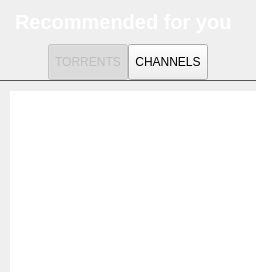
        <widget class="HomePage" name="home_page">
         <layout class="QVBoxLayout" name="verticalLayout">
          <property name="spacing">
           <number>0</number>
          </property>
          <property name="leftMargin">
           <number>0</number>
          </property>
          <property name="topMargin">
           <number>0</number>
          </property>
          <property name="rightMargin">
           <number>0</number>
          </property>
          <property name="bottomMargin">
           <number>0</number>
          </property>
          <item>
           <widget class="QLabel" name="home_recommended_label">
            <property name="styleSheet">
             <string notr="true">color: white;
font-weight: bold;
font-size: 20px;
margin: 10px;</string>
            </property>
            <property name="text">
             <string>Recommended for you</string>
            </property>
           </widget>
          </item>
          <item>
           <widget class="TabButtonPanel" name="home_tab" native="true">
            <layout class="QHBoxLayout" name="horizontalLayout_5">
             <property name="spacing">
              <number>0</number>
             </property>
             <property name="leftMargin">
              <number>0</number>
             </property>
             <property name="topMargin">
              <number>0</number>
             </property>
             <property name="rightMargin">
              <number>0</number>
             </property>
             <property name="bottomMargin">
              <number>0</number>
             </property>
             <item>
              <spacer name="horizontalSpacer_27">
               <property name="orientation">
                <enum>Qt::Horizontal</enum>
               </property>
               <property name="sizeHint" stdset="0">
                <size>
                 <width>40</width>
                 <height>20</height>
                </size>
               </property>
              </spacer>
             </item>
             <item>
              <widget class="UnderlineTabButton" name="home_tab_torrents_button">
               <property name="enabled">
                <bool>false</bool>
               </property>
               <property name="sizePolicy">
                <sizepolicy hsizetype="Minimum" vsizetype="Fixed">
                 <horstretch>0</horstretch>
                 <verstretch>0</verstretch>
                </sizepolicy>
               </property>
               <property name="minimumSize">
                <size>
                 <width>0</width>
                 <height>36</height>
                </size>
               </property>
               <property name="maximumSize">
                <size>
                 <width>16777215</width>
                 <height>36</height>
                </size>
               </property>
               <property name="cursor">
                <cursorShape>PointingHandCursor</cursorShape>
               </property>
               <property name="styleSheet">
                <string notr="true"/>
               </property>
               <property name="text">
                <string>TORRENTS</string>
               </property>
               <property name="checkable">
                <bool>true</bool>
               </property>
               <property name="checked">
                <bool>true</bool>
               </property>
              </widget>
             </item>
             <item>
              <widget class="UnderlineTabButton" name="home_tab_channels_button">
               <property name="sizePolicy">
                <sizepolicy hsizetype="Minimum" vsizetype="Fixed">
                 <horstretch>0</horstretch>
                 <verstretch>0</verstretch>
                </sizepolicy>
               </property>
               <property name="minimumSize">
                <size>
                 <width>0</width>
                 <height>36</height>
                </size>
               </property>
               <property name="maximumSize">
                <size>
                 <width>16777215</width>
                 <height>36</height>
                </size>
               </property>
               <property name="cursor">
                <cursorShape>PointingHandCursor</cursorShape>
               </property>
               <property name="styleSheet">
                <string notr="true"/>
               </property>
               <property name="text">
                <string>CHANNELS</string>
               </property>
               <property name="checkable">
                <bool>true</bool>
               </property>
              </widget>
             </item>
             <item>
              <spacer name="horizontalSpacer_44">
               <property name="orientation">
                <enum>Qt::Horizontal</enum>
               </property>
               <property name="sizeHint" stdset="0">
                <size>
                 <width>40</width>
                 <height>20</height>
                </size>
               </property>
              </spacer>
             </item>
            </layout>
           </widget>
          </item>
          <item>
           <widget class="QTableWidget" name="home_page_table_view">
            <property name="cursor" stdset="0">
             <cursorShape>ArrowCursor</cursorShape>
            </property>
            <property name="styleSheet">
             <string notr="true">QTableWidget {
border: none;
border-top: 1px solid #555;
padding-top: 10px;
padding-left: 10px;
}
QTableWidget::item {
padding-right: 10px;
padding-bottom: 10px;
}</string>
            </property>
            <property name="horizontalScrollBarPolicy">
             <enum>Qt::ScrollBarAlwaysOff</enum>
            </property>
            <property name="selectionMode">
             <enum>QAbstractItemView::NoSelection</enum>
            </property>
            <property name="verticalScrollMode">
             <enum>QAbstractItemView::ScrollPerPixel</enum>
            </property>
            <property name="horizontalScrollMode">
             <enum>QAbstractItemView::ScrollPerPixel</enum>
            </property>
            <property name="showGrid">
             <bool>false</bool>
            </property>
            <property name="rowCount">
             <number>3</number>
            </property>
            <property name="columnCount">
             <number>3</number>
            </property>
            <attribute name="horizontalHeaderVisible">
             <bool>false</bool>
            </attribute>
            <attribute name="verticalHeaderVisible">
             <bool>false</bool>
            </attribute>
            <row/>
            <row/>
            <row/>
            <column/>
            <column/>
            <column/>
           </widget>
          </item>
         </layout>
        </widget>
